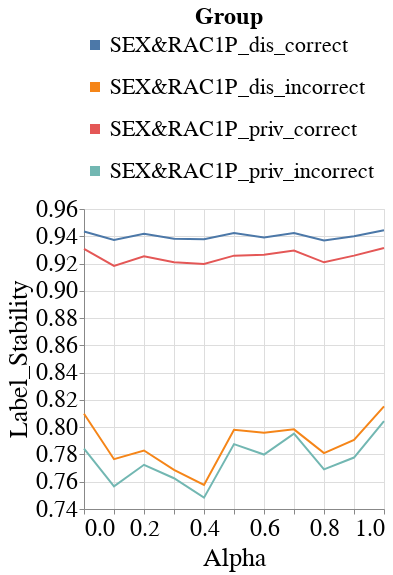

This figure's notebook cell:
### Code cell
visualizer.create_line_bands_per_group_metric_plot(model_name=MODEL_NAMES[0],
                                                   group_metric='Label_Stability',
                                                   group='SEX&RAC1P',
                                                   metric_type='subgroup')

### Figure 1 — Vega-Lite specification as saved in the notebook (floating-point values rounded to 4 significant figures; data arrays with more than 128 entries replaced by an {"elided": "..."} marker saying what was removed)
{"config": {"view": {"continuousWidth": 400, "continuousHeight": 300}, "axis": {"labelFontSize": 24, "labelFontWeight": "normal", "titleFontSize": 26, "titleFontWeight": "normal"}, "legend": {"columns": 1, "direction": "horizontal", "labelFontSize": 22, "labelLimit": 300, "orient": "top", "symbolStrokeWidth": 10, "titleAnchor": "middle", "titleFontSize": 24, "titleLimit": 300}, "title": {"fontSize": 22}}, "data": {"name": "data-ad58c832d6effc7f84d1ef547edeb11d"}, "mark": "line", "encoding": {"color": {"field": "Group", "type": "nominal"}, "x": {"field": "Intervention_Param", "title": "Alpha", "type": "quantitative"}, "y": {"aggregate": "mean", "field": "Metric_Value", "scale": {"zero": false}, "title": "Label_Stability", "type": "quantitative"}}, "height": 300, "width": 300, "$schema": "https://vega.github.io/schema/vega-lite/v4.17.0.json", "datasets": {"data-ad58c832d6effc7f84d1ef547edeb11d": {"elided": "264 records"}}}
